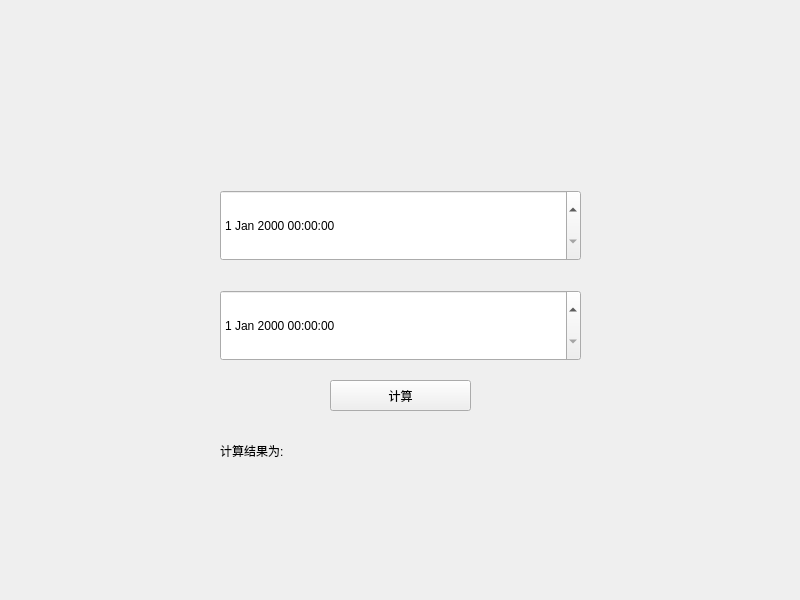
<?xml version="1.0" encoding="UTF-8"?>
<ui version="4.0">
 <class>Widget</class>
 <widget class="QWidget" name="Widget">
  <property name="geometry">
   <rect>
    <x>0</x>
    <y>0</y>
    <width>800</width>
    <height>600</height>
   </rect>
  </property>
  <property name="windowTitle">
   <string>Widget</string>
  </property>
  <widget class="QDateTimeEdit" name="dateTimeEdit">
   <property name="geometry">
    <rect>
     <x>220</x>
     <y>190</y>
     <width>361</width>
     <height>71</height>
    </rect>
   </property>
  </widget>
  <widget class="QDateTimeEdit" name="dateTimeEdit_2">
   <property name="geometry">
    <rect>
     <x>220</x>
     <y>290</y>
     <width>361</width>
     <height>71</height>
    </rect>
   </property>
  </widget>
  <widget class="QPushButton" name="pushButton">
   <property name="geometry">
    <rect>
     <x>330</x>
     <y>380</y>
     <width>141</width>
     <height>31</height>
    </rect>
   </property>
   <property name="text">
    <string>计算</string>
   </property>
  </widget>
  <widget class="QLabel" name="label">
   <property name="geometry">
    <rect>
     <x>220</x>
     <y>420</y>
     <width>191</width>
     <height>61</height>
    </rect>
   </property>
   <property name="text">
    <string>计算结果为:</string>
   </property>
  </widget>
 </widget>
 <resources/>
 <connections/>
</ui>
